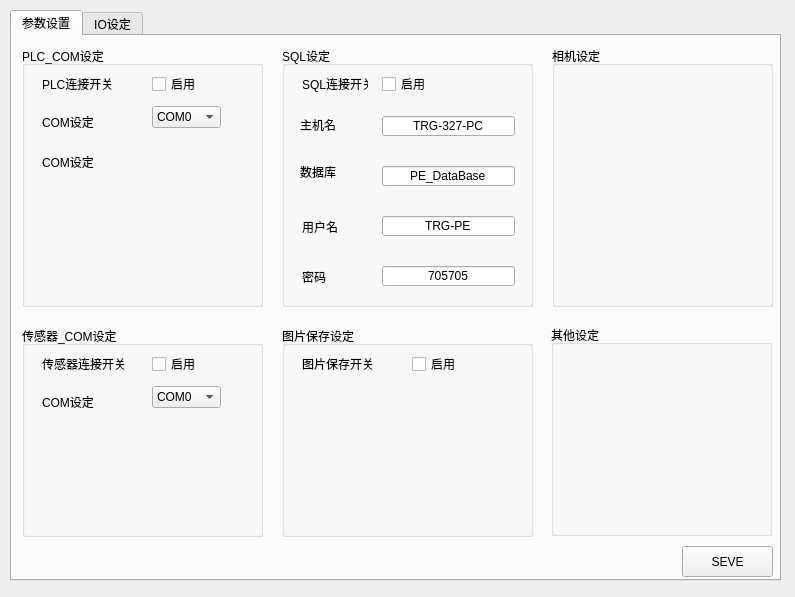
<?xml version="1.0" encoding="UTF-8"?>
<ui version="4.0">
 <class>setting</class>
 <widget class="QMainWindow" name="setting">
  <property name="geometry">
   <rect>
    <x>0</x>
    <y>0</y>
    <width>795</width>
    <height>597</height>
   </rect>
  </property>
  <property name="windowTitle">
   <string>setting</string>
  </property>
  <widget class="QWidget" name="centralwidget">
   <widget class="QTabWidget" name="tabWidget">
    <property name="geometry">
     <rect>
      <x>10</x>
      <y>10</y>
      <width>771</width>
      <height>571</height>
     </rect>
    </property>
    <property name="currentIndex">
     <number>0</number>
    </property>
    <widget class="QWidget" name="tab">
     <attribute name="title">
      <string>参数设置</string>
     </attribute>
     <widget class="QGroupBox" name="groupBox">
      <property name="geometry">
       <rect>
        <x>10</x>
        <y>10</y>
        <width>241</width>
        <height>261</height>
       </rect>
      </property>
      <property name="title">
       <string>PLC_COM设定</string>
      </property>
      <widget class="QLabel" name="label">
       <property name="geometry">
        <rect>
         <x>20</x>
         <y>30</y>
         <width>71</width>
         <height>16</height>
        </rect>
       </property>
       <property name="text">
        <string>PLC连接开关</string>
       </property>
      </widget>
      <widget class="QLabel" name="label_2">
       <property name="geometry">
        <rect>
         <x>20</x>
         <y>70</y>
         <width>54</width>
         <height>12</height>
        </rect>
       </property>
       <property name="text">
        <string>COM设定</string>
       </property>
      </widget>
      <widget class="QLabel" name="label_3">
       <property name="geometry">
        <rect>
         <x>20</x>
         <y>110</y>
         <width>54</width>
         <height>12</height>
        </rect>
       </property>
       <property name="text">
        <string>COM设定</string>
       </property>
      </widget>
      <widget class="QCheckBox" name="checkBox">
       <property name="geometry">
        <rect>
         <x>130</x>
         <y>30</y>
         <width>71</width>
         <height>16</height>
        </rect>
       </property>
       <property name="text">
        <string>启用</string>
       </property>
      </widget>
      <widget class="QComboBox" name="comboBox">
       <property name="geometry">
        <rect>
         <x>130</x>
         <y>60</y>
         <width>69</width>
         <height>22</height>
        </rect>
       </property>
       <item>
        <property name="text">
         <string>COM0</string>
        </property>
       </item>
       <item>
        <property name="text">
         <string>COM1</string>
        </property>
       </item>
       <item>
        <property name="text">
         <string>COM2</string>
        </property>
       </item>
       <item>
        <property name="text">
         <string>COM3</string>
        </property>
       </item>
       <item>
        <property name="text">
         <string>COM4</string>
        </property>
       </item>
       <item>
        <property name="text">
         <string>COM5</string>
        </property>
       </item>
       <item>
        <property name="text">
         <string>COM6</string>
        </property>
       </item>
       <item>
        <property name="text">
         <string>COM7</string>
        </property>
       </item>
       <item>
        <property name="text">
         <string>COM8</string>
        </property>
       </item>
      </widget>
     </widget>
     <widget class="QGroupBox" name="groupBox_2">
      <property name="geometry">
       <rect>
        <x>10</x>
        <y>290</y>
        <width>241</width>
        <height>211</height>
       </rect>
      </property>
      <property name="title">
       <string>传感器_COM设定</string>
      </property>
      <widget class="QLabel" name="label_9">
       <property name="geometry">
        <rect>
         <x>20</x>
         <y>30</y>
         <width>91</width>
         <height>16</height>
        </rect>
       </property>
       <property name="text">
        <string>传感器连接开关</string>
       </property>
      </widget>
      <widget class="QLabel" name="label_10">
       <property name="geometry">
        <rect>
         <x>20</x>
         <y>70</y>
         <width>54</width>
         <height>12</height>
        </rect>
       </property>
       <property name="text">
        <string>COM设定</string>
       </property>
      </widget>
      <widget class="QComboBox" name="comboBox_2">
       <property name="geometry">
        <rect>
         <x>130</x>
         <y>60</y>
         <width>69</width>
         <height>22</height>
        </rect>
       </property>
       <item>
        <property name="text">
         <string>COM0</string>
        </property>
       </item>
       <item>
        <property name="text">
         <string>COM1</string>
        </property>
       </item>
       <item>
        <property name="text">
         <string>COM2</string>
        </property>
       </item>
       <item>
        <property name="text">
         <string>COM3</string>
        </property>
       </item>
       <item>
        <property name="text">
         <string>COM4</string>
        </property>
       </item>
       <item>
        <property name="text">
         <string>COM5</string>
        </property>
       </item>
       <item>
        <property name="text">
         <string>COM6</string>
        </property>
       </item>
       <item>
        <property name="text">
         <string>COM7</string>
        </property>
       </item>
       <item>
        <property name="text">
         <string>COM8</string>
        </property>
       </item>
       <item>
        <property name="text">
         <string>C0M9</string>
        </property>
       </item>
       <item>
        <property name="text">
         <string>COM10</string>
        </property>
       </item>
       <item>
        <property name="text">
         <string>COM11</string>
        </property>
       </item>
       <item>
        <property name="text">
         <string>COM12</string>
        </property>
       </item>
      </widget>
      <widget class="QCheckBox" name="checkBox_3">
       <property name="geometry">
        <rect>
         <x>130</x>
         <y>30</y>
         <width>47</width>
         <height>16</height>
        </rect>
       </property>
       <property name="text">
        <string>启用</string>
       </property>
       <property name="checked">
        <bool>false</bool>
       </property>
      </widget>
     </widget>
     <widget class="QGroupBox" name="groupBox_3">
      <property name="geometry">
       <rect>
        <x>270</x>
        <y>10</y>
        <width>251</width>
        <height>261</height>
       </rect>
      </property>
      <property name="title">
       <string>SQL设定</string>
      </property>
      <widget class="QLabel" name="label_4">
       <property name="geometry">
        <rect>
         <x>20</x>
         <y>30</y>
         <width>66</width>
         <height>16</height>
        </rect>
       </property>
       <property name="text">
        <string>SQL连接开关</string>
       </property>
      </widget>
      <widget class="QLabel" name="label_5">
       <property name="geometry">
        <rect>
         <x>18</x>
         <y>68</y>
         <width>41</width>
         <height>21</height>
        </rect>
       </property>
       <property name="text">
        <string>主机名</string>
       </property>
      </widget>
      <widget class="QLabel" name="label_6">
       <property name="geometry">
        <rect>
         <x>18</x>
         <y>115</y>
         <width>41</width>
         <height>21</height>
        </rect>
       </property>
       <property name="text">
        <string>数据库</string>
       </property>
      </widget>
      <widget class="QLabel" name="label_7">
       <property name="geometry">
        <rect>
         <x>20</x>
         <y>170</y>
         <width>41</width>
         <height>21</height>
        </rect>
       </property>
       <property name="text">
        <string>用户名</string>
       </property>
      </widget>
      <widget class="QLabel" name="label_8">
       <property name="geometry">
        <rect>
         <x>20</x>
         <y>220</y>
         <width>41</width>
         <height>21</height>
        </rect>
       </property>
       <property name="text">
        <string>密码</string>
       </property>
      </widget>
      <widget class="QCheckBox" name="checkBox_2">
       <property name="geometry">
        <rect>
         <x>100</x>
         <y>30</y>
         <width>47</width>
         <height>16</height>
        </rect>
       </property>
       <property name="text">
        <string>启用</string>
       </property>
       <property name="checked">
        <bool>false</bool>
       </property>
      </widget>
      <widget class="QLineEdit" name="lineEdit">
       <property name="geometry">
        <rect>
         <x>100</x>
         <y>70</y>
         <width>133</width>
         <height>20</height>
        </rect>
       </property>
       <property name="inputMask">
        <string>TRG-327-PC</string>
       </property>
       <property name="alignment">
        <set>Qt::AlignCenter</set>
       </property>
      </widget>
      <widget class="QLineEdit" name="lineEdit_2">
       <property name="geometry">
        <rect>
         <x>100</x>
         <y>120</y>
         <width>133</width>
         <height>20</height>
        </rect>
       </property>
       <property name="inputMask">
        <string/>
       </property>
       <property name="text">
        <string>PE_DataBase</string>
       </property>
       <property name="alignment">
        <set>Qt::AlignCenter</set>
       </property>
      </widget>
      <widget class="QLineEdit" name="lineEdit_3">
       <property name="geometry">
        <rect>
         <x>100</x>
         <y>170</y>
         <width>133</width>
         <height>20</height>
        </rect>
       </property>
       <property name="inputMask">
        <string>TRG-PE</string>
       </property>
       <property name="alignment">
        <set>Qt::AlignCenter</set>
       </property>
      </widget>
      <widget class="QLineEdit" name="lineEdit_4">
       <property name="geometry">
        <rect>
         <x>100</x>
         <y>220</y>
         <width>133</width>
         <height>20</height>
        </rect>
       </property>
       <property name="inputMask">
        <string>705705</string>
       </property>
       <property name="text">
        <string>705705</string>
       </property>
       <property name="alignment">
        <set>Qt::AlignCenter</set>
       </property>
      </widget>
     </widget>
     <widget class="QGroupBox" name="groupBox_4">
      <property name="geometry">
       <rect>
        <x>270</x>
        <y>290</y>
        <width>251</width>
        <height>211</height>
       </rect>
      </property>
      <property name="title">
       <string>图片保存设定</string>
      </property>
      <widget class="QCheckBox" name="checkBox_4">
       <property name="geometry">
        <rect>
         <x>130</x>
         <y>30</y>
         <width>71</width>
         <height>16</height>
        </rect>
       </property>
       <property name="text">
        <string>启用</string>
       </property>
      </widget>
      <widget class="QLabel" name="label_11">
       <property name="geometry">
        <rect>
         <x>20</x>
         <y>30</y>
         <width>91</width>
         <height>16</height>
        </rect>
       </property>
       <property name="text">
        <string>图片保存开关</string>
       </property>
      </widget>
     </widget>
     <widget class="QGroupBox" name="groupBox_5">
      <property name="geometry">
       <rect>
        <x>540</x>
        <y>10</y>
        <width>221</width>
        <height>261</height>
       </rect>
      </property>
      <property name="title">
       <string>相机设定</string>
      </property>
     </widget>
     <widget class="QGroupBox" name="groupBox_6">
      <property name="geometry">
       <rect>
        <x>539</x>
        <y>289</y>
        <width>221</width>
        <height>211</height>
       </rect>
      </property>
      <property name="title">
       <string>其他设定</string>
      </property>
     </widget>
     <widget class="QPushButton" name="pushButton">
      <property name="geometry">
       <rect>
        <x>670</x>
        <y>510</y>
        <width>91</width>
        <height>31</height>
       </rect>
      </property>
      <property name="text">
       <string>SEVE</string>
      </property>
     </widget>
    </widget>
    <widget class="QWidget" name="tab2">
     <attribute name="title">
      <string>IO设定</string>
     </attribute>
     <widget class="QLineEdit" name="lineEdit_5">
      <property name="geometry">
       <rect>
        <x>320</x>
        <y>10</y>
        <width>181</width>
        <height>301</height>
       </rect>
      </property>
      <property name="text">
       <string>三菱PLC-FX3S</string>
      </property>
      <property name="alignment">
       <set>Qt::AlignCenter</set>
      </property>
     </widget>
     <widget class="QLineEdit" name="lineEdit_6">
      <property name="geometry">
       <rect>
        <x>320</x>
        <y>370</y>
        <width>181</width>
        <height>81</height>
       </rect>
      </property>
      <property name="layoutDirection">
       <enum>Qt::LeftToRight</enum>
      </property>
      <property name="text">
       <string>威纶通MT8072IP触摸屏</string>
      </property>
      <property name="alignment">
       <set>Qt::AlignCenter</set>
      </property>
     </widget>
     <widget class="QLineEdit" name="lineEdit_7">
      <property name="geometry">
       <rect>
        <x>320</x>
        <y>460</y>
        <width>181</width>
        <height>81</height>
       </rect>
      </property>
      <property name="layoutDirection">
       <enum>Qt::LeftToRight</enum>
      </property>
      <property name="text">
       <string>modbusRTU</string>
      </property>
      <property name="alignment">
       <set>Qt::AlignCenter</set>
      </property>
     </widget>
     <widget class="QLineEdit" name="lineEdit_8">
      <property name="geometry">
       <rect>
        <x>10</x>
        <y>10</y>
        <width>191</width>
        <height>531</height>
       </rect>
      </property>
      <property name="text">
       <string>电脑主机</string>
      </property>
      <property name="alignment">
       <set>Qt::AlignCenter</set>
      </property>
     </widget>
     <widget class="Line" name="line">
      <property name="geometry">
       <rect>
        <x>200</x>
        <y>80</y>
        <width>118</width>
        <height>3</height>
       </rect>
      </property>
      <property name="orientation">
       <enum>Qt::Horizontal</enum>
      </property>
     </widget>
     <widget class="Line" name="line_2">
      <property name="geometry">
       <rect>
        <x>200</x>
        <y>500</y>
        <width>118</width>
        <height>3</height>
       </rect>
      </property>
      <property name="orientation">
       <enum>Qt::Horizontal</enum>
      </property>
     </widget>
     <widget class="Line" name="line_3">
      <property name="geometry">
       <rect>
        <x>500</x>
        <y>40</y>
        <width>61</width>
        <height>16</height>
       </rect>
      </property>
      <property name="orientation">
       <enum>Qt::Horizontal</enum>
      </property>
     </widget>
     <widget class="QLabel" name="label_12">
      <property name="geometry">
       <rect>
        <x>230</x>
        <y>60</y>
        <width>54</width>
        <height>12</height>
       </rect>
      </property>
      <property name="text">
       <string>mini-USB</string>
      </property>
     </widget>
     <widget class="QLabel" name="label_13">
      <property name="geometry">
       <rect>
        <x>230</x>
        <y>480</y>
        <width>54</width>
        <height>12</height>
       </rect>
      </property>
      <property name="text">
       <string>USB-COM3</string>
      </property>
     </widget>
     <widget class="QLabel" name="label_14">
      <property name="geometry">
       <rect>
        <x>420</x>
        <y>330</y>
        <width>41</width>
        <height>16</height>
       </rect>
      </property>
      <property name="text">
       <string>RS232</string>
      </property>
     </widget>
     <widget class="Line" name="line_4">
      <property name="geometry">
       <rect>
        <x>200</x>
        <y>400</y>
        <width>121</width>
        <height>16</height>
       </rect>
      </property>
      <property name="orientation">
       <enum>Qt::Horizontal</enum>
      </property>
     </widget>
     <widget class="QLabel" name="label_15">
      <property name="geometry">
       <rect>
        <x>240</x>
        <y>390</y>
        <width>54</width>
        <height>12</height>
       </rect>
      </property>
      <property name="text">
       <string>RJ-45</string>
      </property>
     </widget>
     <widget class="QLineEdit" name="lineEdit_9">
      <property name="geometry">
       <rect>
        <x>620</x>
        <y>500</y>
        <width>113</width>
        <height>31</height>
       </rect>
      </property>
      <property name="text">
       <string>光电传感器</string>
      </property>
      <property name="alignment">
       <set>Qt::AlignCenter</set>
      </property>
     </widget>
     <widget class="Line" name="line_6">
      <property name="geometry">
       <rect>
        <x>500</x>
        <y>520</y>
        <width>118</width>
        <height>3</height>
       </rect>
      </property>
      <property name="orientation">
       <enum>Qt::Horizontal</enum>
      </property>
     </widget>
     <widget class="QLabel" name="label_16">
      <property name="geometry">
       <rect>
        <x>560</x>
        <y>500</y>
        <width>21</width>
        <height>16</height>
       </rect>
      </property>
      <property name="text">
       <string>X1</string>
      </property>
     </widget>
     <widget class="Line" name="line_5">
      <property name="geometry">
       <rect>
        <x>500</x>
        <y>280</y>
        <width>61</width>
        <height>16</height>
       </rect>
      </property>
      <property name="orientation">
       <enum>Qt::Horizontal</enum>
      </property>
     </widget>
     <widget class="QLineEdit" name="lineEdit_10">
      <property name="geometry">
       <rect>
        <x>660</x>
        <y>50</y>
        <width>81</width>
        <height>41</height>
       </rect>
      </property>
      <property name="layoutDirection">
       <enum>Qt::LeftToRight</enum>
      </property>
      <property name="text">
       <string>红灯/蜂鸣器</string>
      </property>
      <property name="alignment">
       <set>Qt::AlignCenter</set>
      </property>
     </widget>
     <widget class="QLineEdit" name="lineEdit_11">
      <property name="geometry">
       <rect>
        <x>660</x>
        <y>90</y>
        <width>81</width>
        <height>41</height>
       </rect>
      </property>
      <property name="layoutDirection">
       <enum>Qt::LeftToRight</enum>
      </property>
      <property name="text">
       <string>黄灯</string>
      </property>
      <property name="alignment">
       <set>Qt::AlignCenter</set>
      </property>
     </widget>
     <widget class="QLineEdit" name="lineEdit_12">
      <property name="geometry">
       <rect>
        <x>660</x>
        <y>10</y>
        <width>81</width>
        <height>41</height>
       </rect>
      </property>
      <property name="layoutDirection">
       <enum>Qt::LeftToRight</enum>
      </property>
      <property name="text">
       <string>绿灯</string>
      </property>
      <property name="alignment">
       <set>Qt::AlignCenter</set>
      </property>
     </widget>
     <widget class="Line" name="line_7">
      <property name="geometry">
       <rect>
        <x>200</x>
        <y>240</y>
        <width>118</width>
        <height>3</height>
       </rect>
      </property>
      <property name="orientation">
       <enum>Qt::Horizontal</enum>
      </property>
     </widget>
     <widget class="QLabel" name="label_17">
      <property name="geometry">
       <rect>
        <x>230</x>
        <y>220</y>
        <width>54</width>
        <height>12</height>
       </rect>
      </property>
      <property name="text">
       <string>USB-COM8</string>
      </property>
     </widget>
     <widget class="Line" name="line_8">
      <property name="geometry">
       <rect>
        <x>500</x>
        <y>110</y>
        <width>161</width>
        <height>16</height>
       </rect>
      </property>
      <property name="orientation">
       <enum>Qt::Horizontal</enum>
      </property>
     </widget>
     <widget class="Line" name="line_9">
      <property name="geometry">
       <rect>
        <x>500</x>
        <y>180</y>
        <width>61</width>
        <height>16</height>
       </rect>
      </property>
      <property name="orientation">
       <enum>Qt::Horizontal</enum>
      </property>
     </widget>
     <widget class="QLabel" name="label_18">
      <property name="geometry">
       <rect>
        <x>520</x>
        <y>30</y>
        <width>21</width>
        <height>16</height>
       </rect>
      </property>
      <property name="text">
       <string>Y13</string>
      </property>
     </widget>
     <widget class="QLabel" name="label_19">
      <property name="geometry">
       <rect>
        <x>570</x>
        <y>100</y>
        <width>21</width>
        <height>16</height>
       </rect>
      </property>
      <property name="text">
       <string>Y12</string>
      </property>
     </widget>
     <widget class="QLabel" name="label_20">
      <property name="geometry">
       <rect>
        <x>520</x>
        <y>170</y>
        <width>21</width>
        <height>16</height>
       </rect>
      </property>
      <property name="text">
       <string>Y14</string>
      </property>
     </widget>
     <widget class="Line" name="line_10">
      <property name="geometry">
       <rect>
        <x>410</x>
        <y>310</y>
        <width>3</width>
        <height>61</height>
       </rect>
      </property>
      <property name="orientation">
       <enum>Qt::Vertical</enum>
      </property>
     </widget>
     <widget class="QLabel" name="label_21">
      <property name="geometry">
       <rect>
        <x>230</x>
        <y>90</y>
        <width>54</width>
        <height>12</height>
       </rect>
      </property>
      <property name="text">
       <string>程序烧录</string>
      </property>
     </widget>
     <widget class="QLabel" name="label_22">
      <property name="geometry">
       <rect>
        <x>230</x>
        <y>250</y>
        <width>61</width>
        <height>20</height>
       </rect>
      </property>
      <property name="text">
       <string>modbus通讯</string>
      </property>
     </widget>
     <widget class="QLineEdit" name="lineEdit_13">
      <property name="geometry">
       <rect>
        <x>560</x>
        <y>10</y>
        <width>51</width>
        <height>71</height>
       </rect>
      </property>
      <property name="layoutDirection">
       <enum>Qt::LeftToRight</enum>
      </property>
      <property name="text">
       <string>继电器</string>
      </property>
      <property name="alignment">
       <set>Qt::AlignCenter</set>
      </property>
     </widget>
     <widget class="Line" name="line_11">
      <property name="geometry">
       <rect>
        <x>610</x>
        <y>20</y>
        <width>51</width>
        <height>16</height>
       </rect>
      </property>
      <property name="orientation">
       <enum>Qt::Horizontal</enum>
      </property>
     </widget>
     <widget class="QLabel" name="label_23">
      <property name="geometry">
       <rect>
        <x>620</x>
        <y>10</y>
        <width>31</width>
        <height>16</height>
       </rect>
      </property>
      <property name="text">
       <string>常闭</string>
      </property>
     </widget>
     <widget class="Line" name="line_12">
      <property name="geometry">
       <rect>
        <x>610</x>
        <y>60</y>
        <width>51</width>
        <height>16</height>
       </rect>
      </property>
      <property name="orientation">
       <enum>Qt::Horizontal</enum>
      </property>
     </widget>
     <widget class="QLabel" name="label_24">
      <property name="geometry">
       <rect>
        <x>620</x>
        <y>50</y>
        <width>31</width>
        <height>16</height>
       </rect>
      </property>
      <property name="text">
       <string>常开</string>
      </property>
     </widget>
    </widget>
   </widget>
  </widget>
 </widget>
 <resources/>
 <connections/>
</ui>
